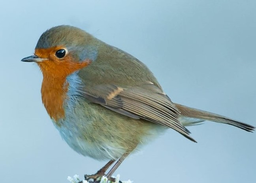
#> input picture example_Img/5400.png, 256 x 183 px, shrunk from 648 x 464 before the run, found by its file name
$ python main.py
#> lines starting #> are read from the running program, lines starting #| are printed output that depends on the picture
import numpy as np
from numpy.linalg import svd
import matplotlib.pyplot as plt
import matplotlib.image as mpimg

def rgb2gray(rgb):
    return np.dot(rgb[...,:3], [0.2989, 0.5870, 0.1140])

def rank(a, b, limit):
    arr = []

    for i in range(limit):
        print(i)
        temp = []

        for j in range(len(a)):
            t = []

            for k in range(len(b[0])):
                t.append(a[j][i]*b[i][k])

            temp.append(t)

        arr.append(temp)

    return arr


img = mpimg.imread('5400.png')
#> img is the input picture: shape (183, 256, 3) float32; mean R, G, B 0.587, 0.684, 0.707
gray = rgb2gray(img)
#> in rgb2gray, `return np.dot(rgb[...,:3], [0.2989, 0.5870, 0.1140])`:
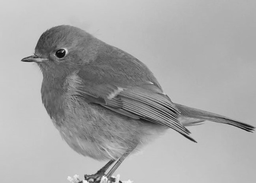
#> returned value: shape (183, 256) float64; min 0.0023, max 0.983, mean 0.658


#gray = [[0,1,1,0,1,1,0],[1,1,1,1,1,1,1],[1,1,1,1,1,1,1],[0,1,1,1,1,1,0],[0,0,1,1,1,0,0],[0,0,0,1,0,0,0]]


def inverted(g):
    for i in range(len(g)):
        for j in range(len(g[0])):
            gray[i][j] = 1-g[i][j]
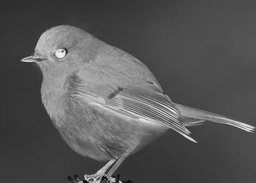
#> gray: shape (183, 256) float64; min 0.0165, max 0.998, mean 0.342

    return g


I = np.array(inverted(gray))
plt.imshow(I, cmap=plt.get_cmap('gray'), vmin=0, vmax=1)
plt.show()

SVD = svd(I)
mua = np.array(rank(SVD[0], SVD[2], len(SVD[1])))
#> after the loop in rank, `for i in range(limit):`: arr = 183 items

def res(n):
    temp = mua[0]*SVD[1][0]

    for i in range(n):
        if i != 0:
            temp += mua[i]*SVD[1][i]


    plt.imshow(temp, cmap=plt.get_cmap('gray'), vmin=0, vmax=1)
    plt.show()
